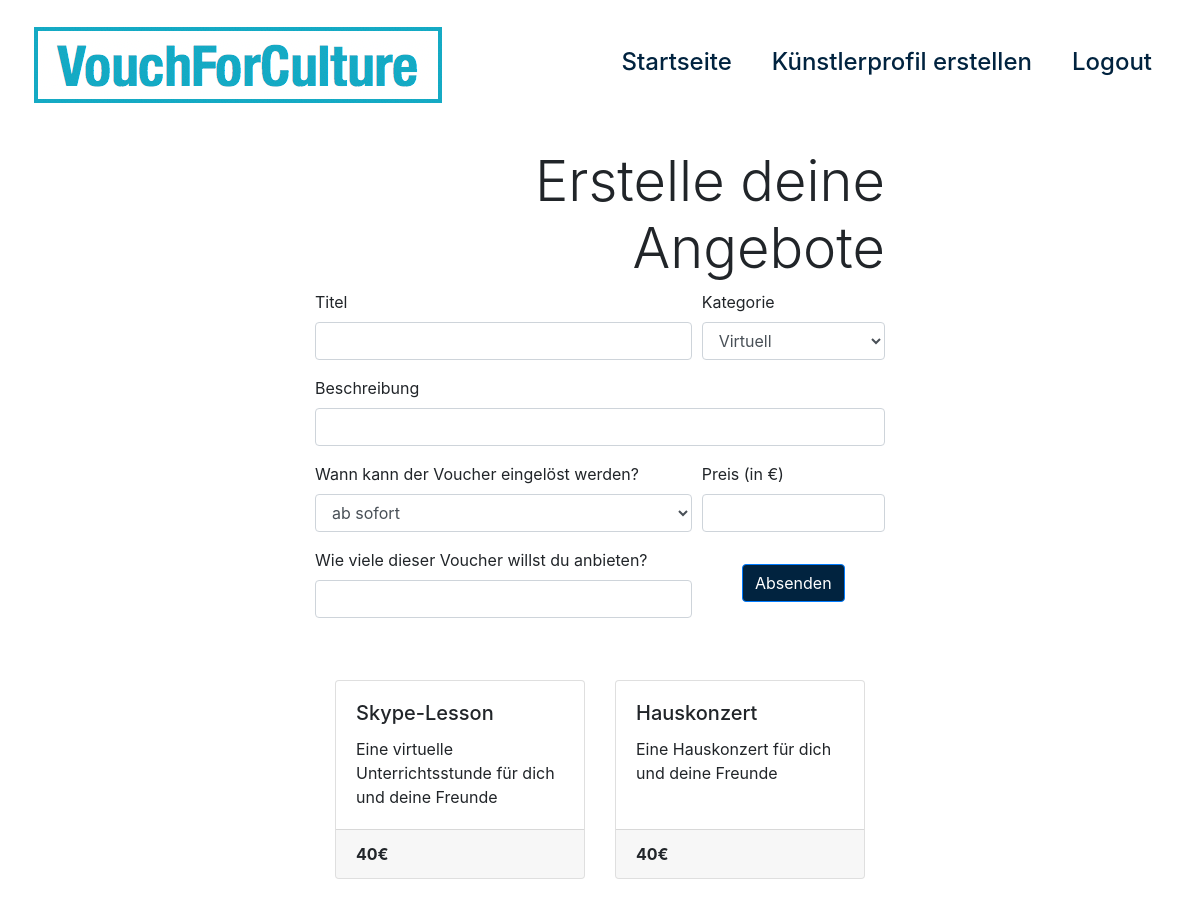
The app's page /createRewards/7 (signed in) with its own data.
### app.py (models this page shows)
class Reward(db.Model):
    Page_Id = db.Column(db.Integer, db.ForeignKey("page.id"))
    id = db.Column(db.Integer, primary_key=True)
    title = db.Column(db.String)
    description = db.Column(db.String)
    category_form = db.Column(db.String)
    category_time = db.Column(db.String)
    price = db.Column(db.Float)
    primary = db.Column(db.Boolean)
    active = db.Column(db.Boolean)

### app.py (the view, shortened to what this page needs)
@app.route("/createRewards/<int:pageId>", methods=['GET', 'POST'])
@login_required
def createRewards(pageId):
    rewards = Reward.query.filter_by(Page_Id=pageId)
    form = CreateRewardForm()
    return render_template("createRewards.html", title="Angebote erstellen", form=form, rewards=rewards)

### app.py
class CreateRewardForm(FlaskForm):
    title = StringField(
        "Titel", [DataRequired(message="Bitte gib einen Titel an.")])
    description = StringField(
        "Beschreibung", [DataRequired(message="Bitte gib eine Beschreibung an.")])
    category_form = SelectField("Kategorie", [DataRequired(message="Bitte wähle eine Kategorie aus.")], choices=[
                                  ('Virtuell', 'Virtuell'), ('Analog', 'Analog')])
    category_time = SelectField("Wann kann der Voucher eingelöst werden?", [DataRequired(message="Bitte wähle einen Zeitraum aus.")], choices=[
        ('ab sofort', 'ab sofort'), ('nach der Krise', 'nach der Krise')])
    price = IntegerField(
        "Preis (in €)", [DataRequired(message="Bitte gib einen Preis an.")])
    number = IntegerField("Wie viele dieser Voucher willst du anbieten?", validators=[
                                  DataRequired(message="Bitte gib eine Anzahl an."), NumberRange(min=0)])
    submit = SubmitField('Absenden')

### app.py (called while the page is built)
@login.user_loader
def load_user(id):
    return User.query.get(int(id))

### templates/createRewards.html (shortened to what this page needs)
{% extends "layout.html" %}
{% block body %}
<div class="container-fluid my-3">
  <div class="row justify-content-center">
    <div class="col-12 col-lg-6">
      <div class="text-right">
        <h1 class="display-4">Erstelle deine Angebote</h1>
      </div>
      <form id="createRewardForm" action="" method="post">
        <div class="form-row">
          <div class="form-group col-8">
            {{ form.title.label }}
            {{ form.title(class="form-control") }}
          </div>
          <div class="form-group col-4">
            {{ form.category_form.label }}
            {{ form.category_form(class="form-control") }}
          </div>
        </div>
        <div class="form-group">
          {{ form.description.label }}
          {{ form.description(class="form-control") }}
        </div>
        <div class="form-row">
          <div class="form-group col-8">
            {{ form.category_time.label }}
            {{ form.category_time(class="form-control") }}
          </div>
          <div class="form-group col-4">
            {{ form.price.label }}
            {{ form.price(class="form-control") }}
          </div>
        </div>
        <div class="form-row">
          <div class="form-group col-8">
            {{ form.number.label }}
            {{ form.number(class="form-control") }}
          </div>
          <div class="form-group col-4 text-center">
            {{ form.submit(class="btn btn-primary mt-3") }}
          </div>
        </div>
      </form>
    </div>
  </div>
  <div class="row justify-content-center" style="margin-top:30px;">
    <div class="col-10">
      <div class="card-deck justify-content-center">
      {% for r in rewards %}
        <div class="card my-3" style="min-width:250px; max-width:250px;">
          <div class="card-body">
            <h5 class="card-title">{{ r.title }}</h5>
            <p class="card-text">{{ r.description }}</p>
          </div>
          <div class="card-footer">
            <strong>{{ r.price | int }}€</strong>
          </div>
        </div>
        {% endfor %}
      </div>
    </div>
  </div>
</div>
{% endblock %}

### static/main.css (style rules this page uses)
body { padding: 0; margin: 0; background: #fff; }
.btn-primary { background-color: #01233f; }

### records on screen
Reward: title "Skype-Lesson", description "Eine virtuelle Unterrichtsstunde für dich und deine Freunde", price "40"
Reward: title "Hauskonzert", description "Eine Hauskonzert für dich und deine Freunde", price "40"
